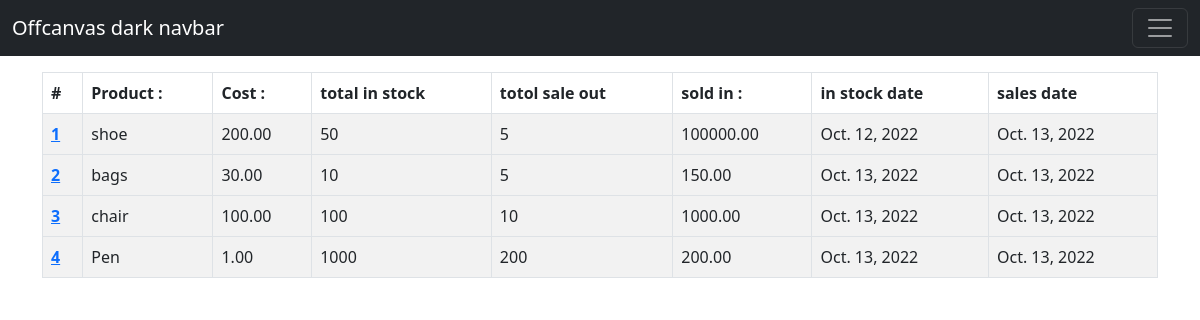
The app's page / (signed in), older data.
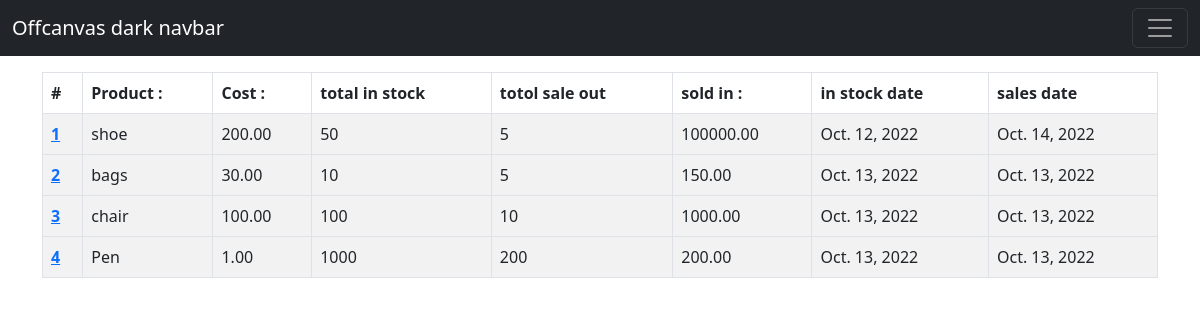
The same page, newer data.
### inve/models.py (models this page shows, shortened)
class Inventory(models.Model):
    name = models.CharField(max_length= 100, null= False, blank=False)
    cost_product = models.DecimalField(max_digits = 20, decimal_places = 2, null=False, blank=False)
    qty_in_stock = models.IntegerField(null=False, blank=False)
    qty_sold = models.IntegerField(null=False, blank=False)
    sales = models.DecimalField(max_digits = 20, decimal_places = 2, null=False, blank=False)
    stack_date = models.DateField(auto_now_add=True)
    last_sales_date = models.DateField(auto_now=True)

### inve/views.py (the view)
# urls.py: path('',views.index,name='index'),
@login_required
def index(request):
    inventorys = Inventory.objects.all()
    return render(request,'inve/index.html',{
        "inventorys":inventorys
    })

### inve/templates/inve/index.html (shortened to what this page needs)
{% extends "inve/layout.html" %}
{% block content %}
<div class="mt-5"  style="margin: top 30%;">
    <div class="container">
        <table class="table table-striped table-bordered table-hovet">
            <thead class="thead-dark">
                <tr>
                    <th scope='col'>#</th>
                    <th scope='col' >Product :</th>
                    <th scope='col'>Cost :</th>
                    <th scope='col'>total in stock</th>
                    <th scope='col'>totol sale out</th>
                    <th scope='col'>sold in :</th>
                    <th scope='col'>in stock date</th>
                    <th scope='col'>sales date </th>
                </tr>
            </thead>
            {% for inventory in inventorys %}
            <tbody>
                <tr style=" cursor: position; cursor: hand;" onclick="window.location = '{% url 'view_detail' inventory.id %} ' ">
                    <th scope="row" ><a href="{% url 'view_detail' inventory.id %}">{{ forloop.counter }}</a></th>
                    <td scope='row'>{{inventory.name}}</td>
                    <td scope='row'>{{inventory.cost_product}}</td>
                    <td scope='row'>{{inventory.qty_in_stock}}</td>
                    <td scope='row'>{{inventory.qty_sold}}</td>
                    <td scope='row'>{{inventory.sales}}</td>
                    <td scope='row'>{{inventory.stack_date}}</td>
                    <td scope='row'>{{inventory.last_sales_date}}</td>
                </tr>
            </tbody>
            {%endfor%}
        </table>
    </div>
</div>
{% endblock content %}

Row changes from the older to the newer data that the page shows:
changed Inventory "shoe": last_sales_date "Oct. 13, 2022" → "Oct. 14, 2022"
